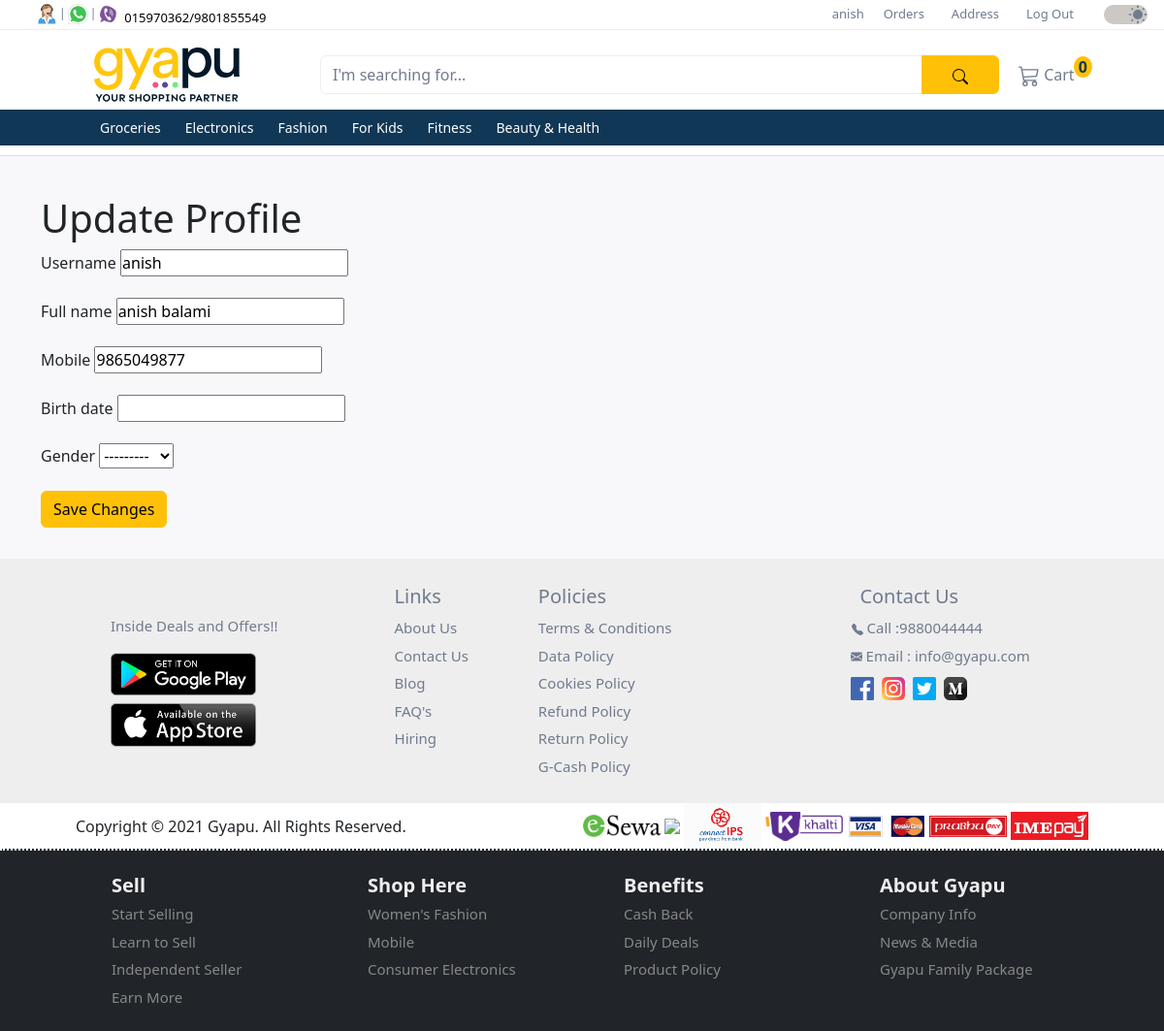
Page /profile/update/ (signed in) on the committed database.
### user/models.py (models this page shows, shortened)
class CustomUser(AbstractUser):
  id = models.UUIDField(
    primary_key = True,
    default = uuid.uuid4,
    editable = False
  )
  full_name = models.CharField(max_length=50, default='Default Name')
  mobile = models.CharField(max_length=10, blank=False, null=False)

class Profile(models.Model):
  GENDER_CHOICES = (
    ('M', 'Male'),
    ('F', 'Female'),
  )
  user = models.OneToOneField(settings.AUTH_USER_MODEL, on_delete=models.CASCADE)
  birth_date = models.DateField(null=True, blank=True)
  gender = models.CharField(max_length=1, choices=GENDER_CHOICES, blank=True)

### products/models.py (models this page shows, shortened)
class Category(models.Model):
  id = models.UUIDField(
    primary_key = True,
    default = uuid.uuid4,
    editable = False
  )
  name = models.CharField(max_length=255)
  description = models.TextField(blank=True)
  parent = models.ForeignKey('self', on_delete=models.CASCADE, null=True, blank=True, related_name='children')
  class Meta:
    verbose_name_plural = 'Categories'

### user/views.py (the view, shortened to what this page needs)
# urls.py: path('profile/update/', ProfileUpdateView.as_view(), name='profile_update'),
class ProfileUpdateView(LoginRequiredMixin, UpdateView):
  model = Profile
  form_class = ProfileForm
  template_name = 'account/profile_update.html'
  success_url = '/profile/'
  def get_object(self, queryset=None):
    return self.request.user.profile
  def get_form(self, form_class=None):
    form = super().get_form(form_class)
    form.fields.pop('email', None)
    if self.request.user.groups.filter(name='store').exists():
      form.fields.pop('gender', None)
      form.fields.pop('birth_date', None)
    return form

### user/forms.py (shortened to what this page needs)
class ProfileForm(forms.ModelForm):
  username = forms.CharField(max_length=255)
  email = forms.EmailField()
  full_name = forms.CharField(max_length=255)
  mobile = forms.CharField(max_length=10)
  class Meta:
    model = Profile
    fields = ['username', 'email', 'full_name', 'mobile', 'birth_date', 'gender']
  def __init__(self, *args, **kwargs):
    super(ProfileForm, self).__init__(*args, **kwargs)
    if self.instance and self.instance.user:
      self.fields['username'].initial = self.instance.user.username
      self.fields['email'].initial = self.instance.user.email
      self.fields['full_name'].initial = self.instance.user.full_name
      self.fields['mobile'].initial = self.instance.user.mobile

### products/context_processors.py (called while the page is built)
def categories(request):
  categories = Category.objects.filter(parent__isnull=True)
  return {'categories': categories}

### user/context_processors.py (called while the page is built)
def user_group(request):
  user_belong_to_store = request.user.groups.filter(name='store').exists()
  return {'user_belong_to_store': user_belong_to_store}

### user/templates/account/profile_update.html (shortened to what this page needs)
{% extends "_base.html" %}
{% block content%}
  <h1>Update Profile</h1>
  <div class="mb-3">
    <form method="post">
      {% for field in form %}
        <div class="mb-3">
          <label for="{{ field.id_for_label }}" class="form-label">{{ field.label }}</label>
          {{ field }}
        </div>
      {% endfor %}
      <button type="submit" class="btn btn-warning">Save Changes</button>
    </form>
  </div>
{% endblock content %}

### user/templates/homepage/upper_navbar.html (shortened to what this page needs)
{% load static %}
<nav class="navbar navbar-expand-lg first-nav">
  <div class="container-fluid d-flex">
    <div class="contact-icons ms-4 d-none d-lg-block">
      <div class="d-flex">
        <div class="d-flex">
          <div class="tooltip px-0">
            <img src="{% static "images/icons/contact.svg" %}" alt="phone">
          </div>
          <span class="pt-1">|</span>
        </div>
        <div class="d-flex">
          <div class="tooltip px-0">
            <img src="{% static "images/icons/whatsapp.png" %}" alt="whatsapp">
          </div>
          <span class="pt-1">|</span>
        </div>
        <div>
          <div class="tooltip px-0">
            <img src="{% static "images/icons/viber.png" %}" alt="viber">
          </div>
        </div>
        <div class="mt-1">
          <a class="phone-number ps-1" href="#">
            015970362/9801855549
          </a>
        </div>
      </div>
    </div>
    <div class="menu flex-grow-1">
      <div class="collapse navbar-collapse justify-content-end" id="collapsibleNavbar">
        <ul class="navbar-nav">
          {% if user.is_authenticated %}
            <li class="nav-item">
              <a href="{% url 'profile_detail' %}">{{ user.username }}</a>
            </li>
            <li class="nav-item">
              <a href="{% url 'order_list' %}">Orders</a>
            </li>
            <li class="nav-item">
              {% if user_belong_to_store %}
                <a class="nav-link py-0" href="{% url 'product_add' %}">Add Product</a>
              {% else %}
                <a class="nav-link py-0" href="{% url 'address_list' %}">Address</a>
              {% endif %}
            </li>
            <li class="nav-item">
              <a href="{% url 'account_logout' %}">Log Out</a>
            </li>
          {% else %}
            <li class="nav-item">
              <a class="nav-link py-0" href="{% url 'store_login' %}">Sell Your Product</a>
            </li>
          {% endif %}
        </ul>
      </div>
    </div>
    <div class="accessibilities">
      <div class="d-flex justify-content-end">
        <div class="switch">
          <div class="form-check form-switch ms-3">
            <input class="form-check-input" type="checkbox" id="toggleswitch" value="yes" checked>
          </div>
        </div>
      </div>
    </div>
  </div>
</nav>

### user/templates/homepage/lower_navbar.html (shortened to what this page needs)
{% load static %}
<nav class="navbar navbar-expand-xl d-flex flex-column second-nav" id="secondNav">
  <div class="container">
    <div class="d-flex flex-row container-fluid gyapu-head">
      <a class="navbar-brand" href="
        {% if not user_belong_to_store %}
          {% url 'home' %}
        {% else %}
          {% url 'store_dashboard' %}
        {% endif %}
      ">
        <img class="img-fluid" id="gyapu-head" src="{% static "images/gyapu-header-lightmode.svg" %}" alt="gyapu brand logo">
      </a>
      <form class="input-group mt-3 mb-3">
        <input type="text" class="form-control" placeholder="I'm searching for...">
        <button class="btn btn-warning" type="submit">
        </button>
      </form>
    </div>
    <div class="collapse navbar-collapse" id="mynavbar">
      <ul class="navbar-nav me-auto">
        {% if not user_belong_to_store %}
        <li class="nav-item">
          <div class="tooltip">
            <a class="nav-link" href="{% url 'cart_detail' %}">
              Cart
              <sup class="bg-warning cart-number">0</sup>
            </a>
          </div>
        </li>
        {% endif %}
      </ul>
    </div>
  </div>
  <div class="dropdown-nav">
    <div class="container">
      <div class="collapse navbar-collapse" id="mynavbar">
        <ul class="navbar-nav">
          {% for category in categories %}
            <li class="nav-item dropdown">
              <a class="nav-link dropbtn" href="{% url 'product_by_category' category.name %}">{{ category.name }}</a>
            </li>
          {% endfor %}
        </ul>
      </div>
    </div>
  </div>
</nav>

### user/static/css/style.css (style rules this page uses)
* { margin: 0; padding: 0; scroll-behavior: smooth; }
:root { --backgroundColor: #ffffff; --featureListBgColor: #F8F8FA; --cardBgColor: #ffffff; --contactsBgColor: #EEEEEE; --toggleswitchBgColor: #CCC9C5; --textColor: #707B8E; --priceColor: #103755; --buttomnavColor: #103755; --border: #eeeeee; --controlColor: #606775; --phoneColor: #000000; --navAnchorHover: #000000; --inputBorderSelection: #eeeeee; --topicColorHover: #000000; --gyapuHeader: #031828; --cardHoverBoxShadow: 0 2px 4px 0 rgba(158, 155, 155, 0.19), 0 4px 10px 0 rgba(158, 155, 155, 0.19); }
.first-nav { height: 30px; z-index: 3; background-color: var(--backgroundColor); }
.first-nav a { text-decoration: none; color: var(--textColor); }
.first-nav .contact-icons img { width: 25px; height: 25px; }
.first-nav .contact-icons span { font-size: 12px; color: var(--textColor); }
.phone-number { font-size: 13px; color: var(--phoneColor) !important; }
#collapsibleNavbar { font-size: 13px; }
#collapsibleNavbar ul li { padding: 0 10px; }
#collapsibleNavbar a { color: var(--textColor); }
.switch { margin-top: -5px; margin-left: 15px; }
.switch .form-check-input { font-size: 20px; width: 45px; background-color: var(--toggleswitchBgColor); border: none; cursor: pointer; }
.switch .form-switch .form-check-input { background-image: url("/static/images/moon.svg"); }
.switch .form-switch .form-check-input:checked { background-image: url("/static/images/sun.svg"); }
.second-nav { width: 100%; margin: 0; padding-top: 10px; padding-bottom: 0; background-color: var(--backgroundColor); z-index: 2; border-top: 1px solid var(--border); }
.second-nav .container .container-fluid { width: 1000px; }
.second-nav .container .container-fluid a { margin: auto; }
.second-nav img { width: 150px !important; min-width: 100px; }
.second-nav form { max-width: 700px !important; height: 40px; margin-left: 40px; }
.second-nav form input { background: transparent; border: 1px solid var(--border); }
.second-nav form input::placeholder { color: var(--textColor); }
.form-control { color: var(--textColor) !important; }
.second-nav form button { width: 80px; }
#mynavbar a { color: var(--textColor); }
.cart-number { font-size: 16px; font-weight: 600; color: #103755; border-radius: 50%; padding: 0 5px; margin-left: -5px; }
.tooltip { position: relative; font-size: 16px; display: inline-block; opacity: 1; }
.dropdown-nav { width: 100%; background-color: #103755; z-index: 2; }
.dropdown-nav .container { padding-left: 65px; }
.dropbtn { color: #ffffff !important; font-size: 14px; margin-right: 9px; }
.dropdown, .dropleft, .sub-dropleft { position: relative; display: inline-block; }
@media only screen and (max-width: 1200px) { .second-nav { padding-bottom: 10px; border-bottom: 1px solid #e0e0e0; } }

### rows in the picture
CustomUser: username "anish", form "anish" "anish balami" "9865049877"
Category: name "Groceries"
Category: name "Electronics"
Category: name "Fashion"
Category: name "For Kids"
Category: name "Fitness"
Category: name "Beauty & Health"
Profile: form "---------"

### other values in the picture
{{ field.label }} "Username" "Full name" "Mobile" "Birth date" "Gender"
